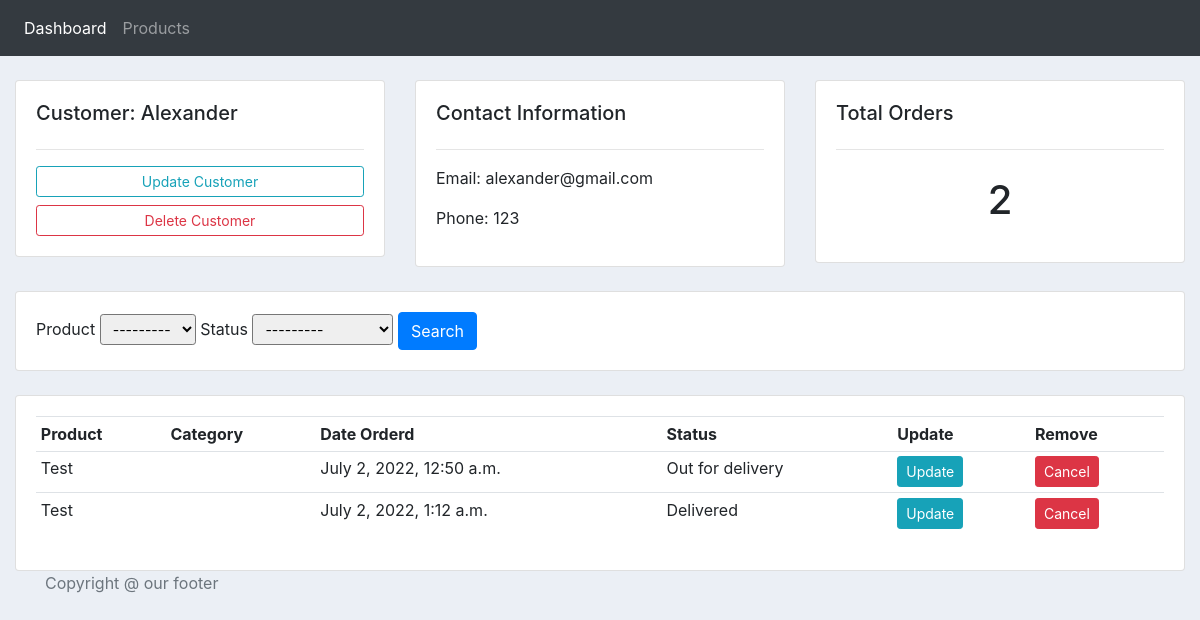
The app's page /customer/1/ with its own data.
### accounts/models.py (models this page shows, shortened)
class Customer(models.Model):
    name = models.CharField(max_length=200, null=True)
    phone = models.CharField(max_length=200, null=True)
    email = models.CharField(max_length=200, null=True)
    date_created = models.DateTimeField(auto_now_add=True, null=True, blank=True)

class Order(models.Model):
    STATUS = (
        ("Pending", "Pending"),
        ("Out for delivery", "Out for delivery"),
        ("Delivered", "Delivered"),
    )
    customer = models.ForeignKey(Customer, on_delete=models.SET_NULL, null=True)
    product = models.ForeignKey(Product, on_delete=models.SET_NULL, null=True)
    date_created = models.DateTimeField(auto_now_add=True, null=True, blank=True)
    status = models.CharField(max_length=200, null=True, choices=STATUS)

class Product(models.Model):
    CATEGORY = (
        ("Indoor", "Indoor"),
        ("Out Door", "Out Door"),
    )
    name = models.CharField(max_length=200, null=True)
    price = models.FloatField(null=True)
    category = models.CharField(max_length=200, null=True, choices=CATEGORY)
    description = models.TextField()
    date_created = models.DateTimeField(auto_now_add=True, null=True, blank=True)
    def __str__(self):
        return self.name

### accounts/views.py (the view)
# urls.py: path("customer/<str:pk>/", views.customer, name="customer"),
def customer(request, pk):
    customer = Customer.objects.get(id=pk)
    orders = customer.order_set.all()
    total_orders = orders.count()
    orderFilter = OrderFilter(request.GET, queryset=orders)
    orders = orderFilter.qs
    context = {
        "customer": customer,
        "orders": orders,
        "total_orders": total_orders,
        "filter": orderFilter,
    }
    return render(request, "accounts/customer.html", context)

### accounts/templates/accounts/customer.html
{% extends 'accounts/main_template.html' %}
{% block content %}
{% load widget_tweaks %}
<br>
<div class="row">
	<div class="col-md">
		<div class="card card-body">
			<h5>Customer: {{customer.name}}</h5>
			<hr>
			<a class="btn btn-outline-info  btn-sm btn-block" href="">Update Customer</a>
			<a class="btn btn-outline-danger  btn-sm btn-block" href="">Delete Customer</a>
		</div>
	</div>
	<div class="col-md">
		<div class="card card-body">
			<h5>Contact Information</h5>
			<hr>
			<p>Email:  {{customer.email}}</p>
			<p>Phone:  {{customer.phone}}</p>
		</div>
	</div>
	<div class="col-md">
		<div class="card card-body">
			<h5>Total Orders</h5>
			<hr>
			<h1 style="text-align: center;padding: 10px">{{total_orders}}</h1>
		</div>
	</div>
</div>
<br>
<div class="row">
	<div class="col">
		<div class="card card-body">
			<form method="get">
		    {% for field in filter.form %}
		    	{{field.label}}
		    	{{field|add_class:'form-control-sm'}}
		    {% endfor %}
		    <button class="btn btn-primary" type="submit">Search</button>
		  </form>
		</div>
	</div>
</div>
<br>
<div class="row">
	<div class="col-md">
		<div class="card card-body">
			<table class="table table-sm">
				<tr>
					<th>Product</th>
					<th>Category</th>
					<th>Date Orderd</th>
					<th>Status</th>
					<th>Update</th>
					<th>Remove</th>
				</tr>
				{% for order in orders %}
					<tr>
						<td>{{order.product}}</td>
						<td>{{order.category}}</td>
						<td>{{order.date_created}}</td>
						<td>{{order.status}}</td>
						<td><a class="btn btn-sm btn-info" href="{% url 'update_order' order.id %}">Update</a></td>
						<td><a class="btn btn-sm btn-danger" href="{% url 'delete_order' order.id %}">Cancel</a></td>
					</tr>
				{% endfor %}
			</table>
		</div>
	</div>
</div>
{% endblock content %}

### static/css/main.css (style rules this page uses)
body { background-color: #ebeff5; }

### records on screen
Customer: name "Alexander", email "alexander@gmail.com", phone "123"
Order: product "Test", date_created "July 2, 2022, 12:50 a.m.", status "Out for delivery"
Order: product "Test", date_created "July 2, 2022, 1:12 a.m.", status "Delivered"

### other values on screen
{{ total_orders }} "2"
{{ field.label }} "Product" "Status"
